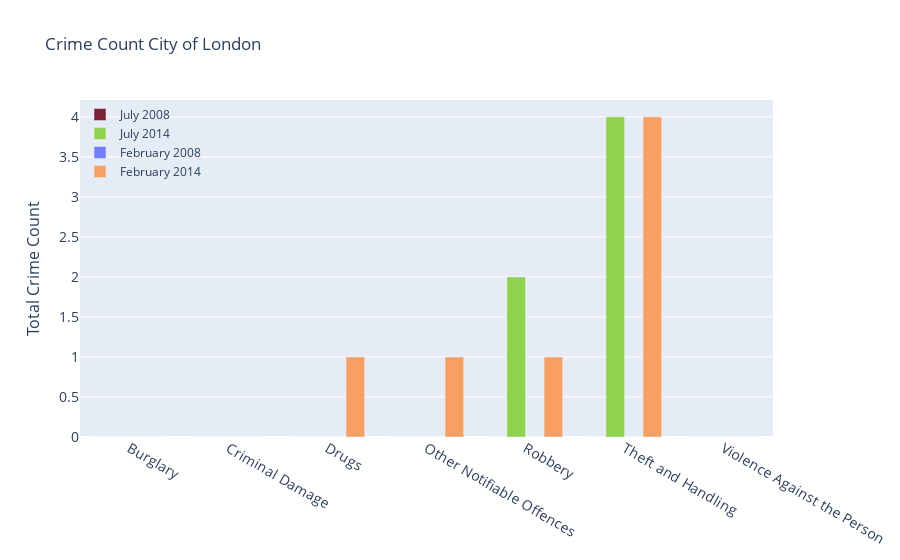

This figure's notebook cell:
### Markdown cell above
**CODE EXPLANATION**<br>
- *`fig = go.Figure()`*<br>
syntax tersebut berguna untuk membuat gambar kosong pada plotly.
- *`fig.add_trace(go.Bar(x=WestminF708Co['major_category'], y = WestminF708Co['value'],`*<br>
syntax berikut berguna untuk menambahkan trace pada gambar berupa bar. x disi dengan index majopr category dan y diisi dengan value dari sum major category. name dan color berguna untuk memberi text dan warna.
- *`fig.update_layout()`*<br>
berguna untuk mengatrur layout gambar.

### Code cell
fig = go.Figure()
fig.add_trace(go.Bar(x=CiOLF708Co['major_category'], y = CiOLF708Co['value'],
                   name='July 2008', marker_color='rgb(122, 35, 56)'))
fig.add_trace(go.Bar(x=CiOLF714Co['major_category'], y = CiOLF714Co['value'],
                   name='July 2014', marker_color='rgb(143, 210, 75)'))
fig.add_trace(go.Bar(x=CiOLF208Co['major_category'], y = CiOLF208['value'],
                   name='February 2008', marker_color='rgb(114,128,255)'))
fig.add_trace(go.Bar(x=CiOLF214co['major_category'], y = CiOLF214co['value'],
                   name='February 2014', marker_color='rgb(248,160,97)'))

fig.update_layout(
    title='Crime Count City of London',
    xaxis_tickfont_size=14,
    yaxis=dict(
        title='Total Crime Count',
        titlefont_size=16,
        tickfont_size=14,
    ),
    legend=dict(
        x=0,
        y=1.0,
        bgcolor='rgba(255, 255, 255, 0)',
        bordercolor='rgba(255, 255, 255, 0)'
    ),
    barmode='group',
    bargap=0.25, # gap between bars of adjacent location coordinates.
    bargroupgap=0.0 # gap between bars of the same location coordinate.
)
fig.show()

### Figure 1 — Plotly figure (JSON) as saved in the notebook; plotly's stock layout.template omitted (floating-point values rounded to 4 significant figures)
{"data": [{"marker": {"color": "rgb(122, 35, 56)"}, "name": "July 2008", "type": "bar", "x": ["Burglary", "Criminal Damage", "Drugs", "Other Notifiable Offences", "Robbery", "Theft and Handling", "Violence Against the Person"], "y": [0, 0, 0, 0, 0, 0, 0]}, {"marker": {"color": "rgb(143, 210, 75)"}, "name": "July 2014", "type": "bar", "x": ["Burglary", "Criminal Damage", "Drugs", "Other Notifiable Offences", "Robbery", "Theft and Handling", "Violence Against the Person"], "y": [0, 0, 0, 0, 2, 4, 0]}, {"marker": {"color": "rgb(114,128,255)"}, "name": "February 2008", "type": "bar", "x": ["Burglary", "Criminal Damage", "Drugs", "Other Notifiable Offences", "Robbery", "Theft and Handling", "Violence Against the Person"], "y": [0, 0, 0, 0, 0, 0, 0, 0, 0, 0, 0, 0, 0, 0, 0, 0, 0, 0, 0, 0, 0, 0, 0, 0, 0, 0, 0, 0, 0, 0, 0, 0, 0, 0, 0, 0, 0, 0, 0, 0, 0, 0, 0, 0, 0, 0, 0, 0, 0, 0, 0, 0, 0, 0, 0, 0, 0, 0, 0, 0, 0, 0, 0, 0, 0, 0, 0, 0, 0, 0, 0, 0, 0, 0, 0, 0, 0, 0, 0, 0, 0, 0, 0, 0, 0, 0, 0, 0, 0, 0]}, {"marker": {"color": "rgb(248,160,97)"}, "name": "February 2014", "type": "bar", "x": ["Burglary", "Criminal Damage", "Drugs", "Other Notifiable Offences", "Robbery", "Theft and Handling", "Violence Against the Person"], "y": [0, 0, 1, 1, 1, 4, 0]}], "layout": {"bargap": 0.25, "bargroupgap": 0, "barmode": "group", "legend": {"bgcolor": "rgba(255, 255, 255, 0)", "bordercolor": "rgba(255, 255, 255, 0)", "x": 0, "y": 1}, "title": {"text": "Crime Count City of London"}, "xaxis": {"tickfont": {"size": 14}}, "yaxis": {"tickfont": {"size": 14}, "title": {"font": {"size": 16}, "text": "Total Crime Count"}}}}
